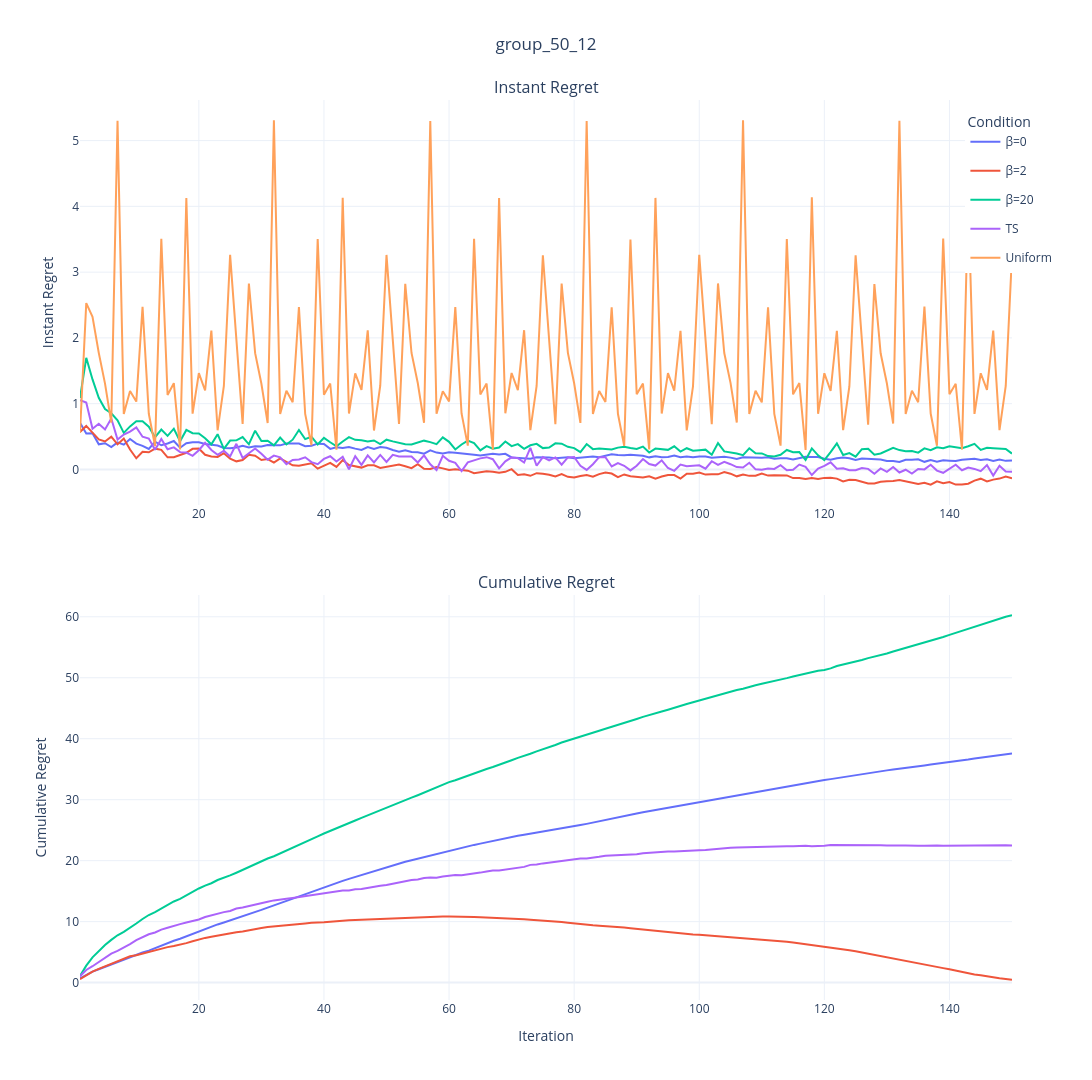

Notebook code cell kept with this figure:
### Code cell
import pandas as pd
import plotly.graph_objects as go
import plotly.express as px
from plotly.subplots import make_subplots
import plotly.io as pio
import os
import numpy as np

text = "group"

# 定义文件夹路径和CSV文件列表
data_folder = os.path.join('Data', text)
# files = ['50_12_0.csv','50_12_2.csv','50_12_20.csv','50_12_TS.csv','50_12_Uni.csv']
# curve_names = ['β = 0', 'β = 2', 'β = 20', 'TS', 'Uniform']
files = ['50_12_0.csv','50_12_2.csv','50_12_20.csv','50_12_TS.csv','50_12_Uni.csv']
curve_names = [ 'β=0', 'β=2', 'β=20', 'TS', 'Uniform']
colors = px.colors.qualitative.Plotly[:len(curve_names)] 

# 创建三个DataFrame分别存储原始均值、最优均值和累积遗憾
all_mean_data = pd.DataFrame()
all_best_data = pd.DataFrame()
all_cumsum_data = pd.DataFrame()  # 新增：存储Cumulative Regret

# 循环处理每个文件
for file, name in zip(files, curve_names):
    file_path = os.path.join(data_folder, file)
    df = pd.read_csv(file_path, index_col='Repetition')
    
    # 计算每个step的均值（Instant Regret）
    mean_results = df.mean(axis=0)
    
    # 计算当前最优均值（Simple Regret，可选保留或删除）
    best_results = np.minimum.accumulate(mean_results.values)
    
    # 添加到原始均值DataFrame
    temp_mean_df = pd.DataFrame({
        'Iter': range(1, 151),
        'Value': mean_results.values,
        'Condition': name
    })
    
    # 添加到最优均值DataFrame（可选保留或删除）
    temp_best_df = pd.DataFrame({
        'Iter': range(1, 151),
        'Value': best_results,
        'Condition': name
    })    
    
    # 新增：计算Cumulative Regret（排除Uniform条件）
    if name != 'Uniform':
        cumsum_results = np.cumsum(mean_results.values)
        temp_cumsum_df = pd.DataFrame({
            'Iter': range(1, 151),
            'Value': cumsum_results,
            'Condition': name
        })
        all_cumsum_data = pd.concat([all_cumsum_data, temp_cumsum_df])
    
    all_mean_data = pd.concat([all_mean_data, temp_mean_df])
    all_best_data = pd.concat([all_best_data, temp_best_df])

# 创建子图（2行1列，垂直排列）
fig = make_subplots(
    rows=2, cols=1,
    vertical_spacing=0.1,
    subplot_titles=("Instant Regret", "Cumulative Regret")  # 添加子图标题
)

# 为每个条件添加原始均值曲线（Instant Regret，第一个子图）
for i, condition in enumerate(curve_names):
    mean_df = all_mean_data[all_mean_data['Condition'] == condition]
    fig.add_trace(
        go.Scatter(
            x=mean_df['Iter'],
            y=mean_df['Value'],
            name=condition,
            legendgroup=condition,
            showlegend=True,
            line=dict(color=colors[i]),
            meta=[condition],
            hovertemplate="Iter: %{x}<br>Mean: %{y:.4f}<br>Condition: %{meta[0]}<extra></extra>"
        ),
        row=1, col=1
    )

# 为每个条件（排除Uniform）添加累积遗憾曲线（Cumulative Regret，第二个子图）
for i, condition in enumerate(curve_names):
    if condition == 'Uniform':
        continue  # 跳过Uniform条件
    cumsum_df = all_cumsum_data[all_cumsum_data['Condition'] == condition]
    fig.add_trace(
        go.Scatter(
            x=cumsum_df['Iter'],
            y=cumsum_df['Value'],
            name=condition,
            legendgroup=condition,
            showlegend=False,  # 避免重复图例
            line=dict(color=colors[i]),
            meta=[condition],
            hovertemplate="Iter: %{x}<br>CumSum: %{y:.4f}<br>Condition: %{meta[0]}<extra></extra>"
        ),
        row=2, col=1
    )

# 更新布局
fig.update_layout(
    title_text=text+"_50_12",
    title_x=0.5,
    height=1080,
    width=1920,
    template='plotly_white',
    legend_title_text='Condition',
    legend=dict(yanchor="top", y=0.99, xanchor="left", x=0.95)
)

# 更新Y轴和X轴标签
fig.update_yaxes(title_text="Instant Regret", row=1, col=1)
fig.update_yaxes(title_text="Cumulative Regret", row=2, col=1)
fig.update_xaxes(title_text="Iteration", row=2, col=1)  # 仅底部子图显示X轴标签

# 显示图形
fig.show()

# 保存为HTML文件
pio.write_html(fig, '50_12_instant.html')

### Figure 1 — Plotly figure (JSON) as saved in the notebook; plotly's stock layout.template omitted (floating-point values rounded to 4 significant figures; data arrays with more than 128 entries replaced by an {"elided": "..."} marker saying what was removed)
{"data": [{"hovertemplate": "Iter: %{x}<br>Mean: %{y:.4f}<br>Condition: %{meta[0]}<extra></extra>", "legendgroup": "β=0", "line": {"color": "#636EFA"}, "meta": ["β=0"], "name": "β=0", "showlegend": true, "type": "scatter", "x": {"elided": "150 int values"}, "xaxis": "x", "y": {"elided": "150 float values"}, "yaxis": "y"}, {"hovertemplate": "Iter: %{x}<br>Mean: %{y:.4f}<br>Condition: %{meta[0]}<extra></extra>", "legendgroup": "β=2", "line": {"color": "#EF553B"}, "meta": ["β=2"], "name": "β=2", "showlegend": true, "type": "scatter", "x": {"elided": "150 int values"}, "xaxis": "x", "y": {"elided": "150 float values"}, "yaxis": "y"}, {"hovertemplate": "Iter: %{x}<br>Mean: %{y:.4f}<br>Condition: %{meta[0]}<extra></extra>", "legendgroup": "β=20", "line": {"color": "#00CC96"}, "meta": ["β=20"], "name": "β=20", "showlegend": true, "type": "scatter", "x": {"elided": "150 int values"}, "xaxis": "x", "y": {"elided": "150 float values"}, "yaxis": "y"}, {"hovertemplate": "Iter: %{x}<br>Mean: %{y:.4f}<br>Condition: %{meta[0]}<extra></extra>", "legendgroup": "TS", "line": {"color": "#AB63FA"}, "meta": ["TS"], "name": "TS", "showlegend": true, "type": "scatter", "x": {"elided": "150 int values"}, "xaxis": "x", "y": {"elided": "150 float values"}, "yaxis": "y"}, {"hovertemplate": "Iter: %{x}<br>Mean: %{y:.4f}<br>Condition: %{meta[0]}<extra></extra>", "legendgroup": "Uniform", "line": {"color": "#FFA15A"}, "meta": ["Uniform"], "name": "Uniform", "showlegend": true, "type": "scatter", "x": {"elided": "150 int values"}, "xaxis": "x", "y": {"elided": "150 float values"}, "yaxis": "y"}, {"hovertemplate": "Iter: %{x}<br>CumSum: %{y:.4f}<br>Condition: %{meta[0]}<extra></extra>", "legendgroup": "β=0", "line": {"color": "#636EFA"}, "meta": ["β=0"], "name": "β=0", "showlegend": false, "type": "scatter", "x": {"elided": "150 int values"}, "xaxis": "x2", "y": {"elided": "150 float values"}, "yaxis": "y2"}, {"hovertemplate": "Iter: %{x}<br>CumSum: %{y:.4f}<br>Condition: %{meta[0]}<extra></extra>", "legendgroup": "β=2", "line": {"color": "#EF553B"}, "meta": ["β=2"], "name": "β=2", "showlegend": false, "type": "scatter", "x": {"elided": "150 int values"}, "xaxis": "x2", "y": {"elided": "150 float values"}, "yaxis": "y2"}, {"hovertemplate": "Iter: %{x}<br>CumSum: %{y:.4f}<br>Condition: %{meta[0]}<extra></extra>", "legendgroup": "β=20", "line": {"color": "#00CC96"}, "meta": ["β=20"], "name": "β=20", "showlegend": false, "type": "scatter", "x": {"elided": "150 int values"}, "xaxis": "x2", "y": {"elided": "150 float values"}, "yaxis": "y2"}, {"hovertemplate": "Iter: %{x}<br>CumSum: %{y:.4f}<br>Condition: %{meta[0]}<extra></extra>", "legendgroup": "TS", "line": {"color": "#AB63FA"}, "meta": ["TS"], "name": "TS", "showlegend": false, "type": "scatter", "x": {"elided": "150 int values"}, "xaxis": "x2", "y": {"elided": "150 float values"}, "yaxis": "y2"}], "layout": {"annotations": [{"font": {"size": 16}, "showarrow": false, "text": "Instant Regret", "x": 0.5, "xanchor": "center", "xref": "paper", "y": 1, "yanchor": "bottom", "yref": "paper"}, {"font": {"size": 16}, "showarrow": false, "text": "Cumulative Regret", "x": 0.5, "xanchor": "center", "xref": "paper", "y": 0.45, "yanchor": "bottom", "yref": "paper"}], "height": 1080, "legend": {"title": {"text": "Condition"}, "x": 0.95, "xanchor": "left", "y": 0.99, "yanchor": "top"}, "title": {"text": "group_50_12", "x": 0.5}, "width": 1920, "xaxis": {"anchor": "y", "domain": [0, 1]}, "xaxis2": {"anchor": "y2", "domain": [0, 1], "title": {"text": "Iteration"}}, "yaxis": {"anchor": "x", "domain": [0.55, 1], "title": {"text": "Instant Regret"}}, "yaxis2": {"anchor": "x2", "domain": [0, 0.45], "title": {"text": "Cumulative Regret"}}}}
